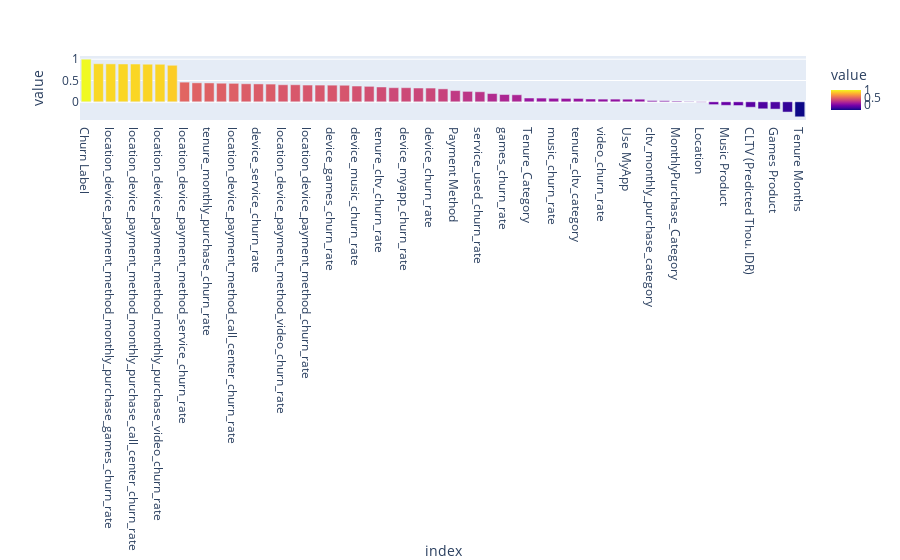

The cell this chart's notebook holds for it:
### Code cell
fig = px.bar(df.corr()['Churn Label'].sort_values(ascending = False),
             color = 'value')
fig.show()

### Figure 1 — Plotly figure (JSON) as saved in the notebook; plotly's stock layout.template omitted (floating-point values rounded to 4 significant figures)
{"data": [{"alignmentgroup": "True", "hovertemplate": "index=%{x}<br>value=%{marker.color}<extra></extra>", "legendgroup": "", "marker": {"color": [1, 0.8934, 0.8902, 0.8876, 0.8868, 0.8821, 0.881, 0.8575, 0.4616, 0.4456, 0.443, 0.4361, 0.433, 0.4233, 0.4197, 0.4159, 0.4003, 0.4002, 0.3933, 0.3922, 0.3909, 0.3884, 0.3701, 0.3628, 0.3478, 0.3313, 0.3311, 0.3233, 0.3225, 0.3034, 0.2628, 0.2444, 0.2356, 0.1934, 0.1712, 0.1647, 0.08909, 0.08756, 0.08225, 0.07951, 0.07881, 0.06616, 0.06323, 0.06323, 0.06138, 0.06138, 0.02963, 0.0254, 0.01809, 0.008596, -0.008596, -0.06616, -0.08225, -0.0877, -0.1275, -0.1647, -0.1712, -0.2408, -0.3522], "coloraxis": "coloraxis", "pattern": {"shape": ""}}, "name": "", "offsetgroup": "", "orientation": "v", "showlegend": false, "textposition": "auto", "type": "bar", "x": ["Churn Label", "location_device_payment_method_monthly_purchase_music_churn_rate", "location_device_payment_method_monthly_purchase_games_churn_rate", "location_device_payment_method_monthly_purchase_education_churn_rate", "location_device_payment_method_monthly_purchase_call_center_churn_rate", "location_device_payment_method_monthly_purchase_myapp_churn_rate", "location_device_payment_method_monthly_purchase_video_churn_rate", "location_device_payment_method_monthly_purchase_churn_rate", "location_device_payment_method_service_churn_rate", "tenure_cltv_monthly_purchase_churn_rate", "tenure_monthly_purchase_churn_rate", "location_device_payment_method_games_churn_rate", "location_device_payment_method_call_center_churn_rate", "location_device_payment_method_music_churn_rate", "device_service_churn_rate", "location_device_payment_method_education_churn_rate", "location_device_payment_method_video_churn_rate", "location_device_payment_method_myapp_churn_rate", "location_device_payment_method_churn_rate", "device_payment_method_churn_rate", "device_games_churn_rate", "device_call_center_churn_rate", "device_music_churn_rate", "device_education_churn_rate", "tenure_cltv_churn_rate", "device_video_churn_rate", "device_myapp_churn_rate", "device_location_churn_rate", "device_churn_rate", "payment_method_churn_rate", "Payment Method", "cltv_monthly_purchase_churn_rate", "service_used_churn_rate", "Monthly Purchase (Thou. IDR)", "games_churn_rate", "call_center_churn_rate", "Tenure_Category", "tenure_monthly_purchase_category", "music_churn_rate", "tenure_cltv_monthly_purchase_category", "tenure_cltv_category", "education_churn_rate", "video_churn_rate", "Video Product", "Use MyApp", "myapp_churn_rate", "cltv_monthly_purchase_category", "CLTV_Category", "MonthlyPurchase_Category", "location_churn_rate", "Location", "Education Product", "Music Product", "service_used", "CLTV (Predicted Thou. IDR)", "Call Center", "Games Product", "Device Class", "Tenure Months"], "xaxis": "x", "y": [1, 0.8934, 0.8902, 0.8876, 0.8868, 0.8821, 0.881, 0.8575, 0.4616, 0.4456, 0.443, 0.4361, 0.433, 0.4233, 0.4197, 0.4159, 0.4003, 0.4002, 0.3933, 0.3922, 0.3909, 0.3884, 0.3701, 0.3628, 0.3478, 0.3313, 0.3311, 0.3233, 0.3225, 0.3034, 0.2628, 0.2444, 0.2356, 0.1934, 0.1712, 0.1647, 0.08909, 0.08756, 0.08225, 0.07951, 0.07881, 0.06616, 0.06323, 0.06323, 0.06138, 0.06138, 0.02963, 0.0254, 0.01809, 0.008596, -0.008596, -0.06616, -0.08225, -0.0877, -0.1275, -0.1647, -0.1712, -0.2408, -0.3522], "yaxis": "y"}], "layout": {"barmode": "relative", "coloraxis": {"colorbar": {"title": {"text": "value"}}, "colorscale": [[0, "#0d0887"], [0.1111, "#46039f"], [0.2222, "#7201a8"], [0.3333, "#9c179e"], [0.4444, "#bd3786"], [0.5556, "#d8576b"], [0.6667, "#ed7953"], [0.7778, "#fb9f3a"], [0.8889, "#fdca26"], [1, "#f0f921"]]}, "legend": {"tracegroupgap": 0}, "margin": {"t": 60}, "xaxis": {"anchor": "y", "domain": [0, 1], "title": {"text": "index"}}, "yaxis": {"anchor": "x", "domain": [0, 1], "title": {"text": "value"}}}}
